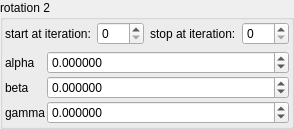
    <widget class="QGroupBox" name="groupBox_2">
     <property name="title">
      <string>rotation 2</string>
     </property>
     <layout class="QVBoxLayout" name="verticalLayout_6">
      <property name="leftMargin">
       <number>2</number>
      </property>
      <property name="topMargin">
       <number>2</number>
      </property>
      <property name="rightMargin">
       <number>2</number>
      </property>
      <property name="bottomMargin">
       <number>2</number>
      </property>
      <item>
       <layout class="QHBoxLayout" name="horizontalLayout_29" stretch="0,1,0,1">
        <item>
         <widget class="QLabel" name="label_114">
          <property name="text">
           <string>start at iteration:</string>
          </property>
         </widget>
        </item>
        <item>
         <widget class="MySpinBox" name="spinboxInt_transf_start_iterations_T">
          <property name="sizePolicy">
           <sizepolicy hsizetype="Minimum" vsizetype="Maximum">
            <horstretch>0</horstretch>
            <verstretch>0</verstretch>
           </sizepolicy>
          </property>
          <property name="minimum">
           <number>0</number>
          </property>
          <property name="maximum">
           <number>999</number>
          </property>
          <property name="value">
           <number>0</number>
          </property>
         </widget>
        </item>
        <item>
         <widget class="QLabel" name="label_82">
          <property name="text">
           <string>stop at iteration:</string>
          </property>
         </widget>
        </item>
        <item>
         <widget class="MySpinBox" name="spinboxInt_transf_stop_iterations_T">
          <property name="sizePolicy">
           <sizepolicy hsizetype="Preferred" vsizetype="Maximum">
            <horstretch>0</horstretch>
            <verstretch>0</verstretch>
           </sizepolicy>
          </property>
          <property name="maximum">
           <number>999</number>
          </property>
         </widget>
        </item>
       </layout>
      </item>
      <item>
       <layout class="QGridLayout" name="gridLayout_45" columnstretch="0,1">
        <property name="spacing">
         <number>2</number>
        </property>
        <item row="0" column="1">
         <widget class="MyDoubleSpinBox" name="spinboxd3_transf_rotation2_x">
          <property name="sizePolicy">
           <sizepolicy hsizetype="Minimum" vsizetype="Maximum">
            <horstretch>0</horstretch>
            <verstretch>0</verstretch>
           </sizepolicy>
          </property>
          <property name="prefix">
           <string/>
          </property>
          <property name="suffix">
           <string/>
          </property>
          <property name="decimals">
           <number>6</number>
          </property>
          <property name="minimum">
           <double>-36000.000000000000000</double>
          </property>
          <property name="maximum">
           <double>36000.000000000000000</double>
          </property>
          <property name="singleStep">
           <double>1.000000000000000</double>
          </property>
         </widget>
        </item>
        <item row="1" column="1">
         <widget class="MyDoubleSpinBox" name="spinboxd3_transf_rotation2_y">
          <property name="sizePolicy">
           <sizepolicy hsizetype="Minimum" vsizetype="Maximum">
            <horstretch>0</horstretch>
            <verstretch>0</verstretch>
           </sizepolicy>
          </property>
          <property name="prefix">
           <string/>
          </property>
          <property name="suffix">
           <string/>
          </property>
          <property name="decimals">
           <number>6</number>
          </property>
          <property name="minimum">
           <double>-36000.000000000000000</double>
          </property>
          <property name="maximum">
           <double>36000.000000000000000</double>
          </property>
          <property name="singleStep">
           <double>1.000000000000000</double>
          </property>
         </widget>
        </item>
        <item row="2" column="1">
         <widget class="MyDoubleSpinBox" name="spinboxd3_transf_rotation2_z">
          <property name="sizePolicy">
           <sizepolicy hsizetype="Minimum" vsizetype="Maximum">
            <horstretch>0</horstretch>
            <verstretch>0</verstretch>
           </sizepolicy>
          </property>
          <property name="prefix">
           <string/>
          </property>
          <property name="suffix">
           <string/>
          </property>
          <property name="decimals">
           <number>6</number>
          </property>
          <property name="minimum">
           <double>-36000.000000000000000</double>
          </property>
          <property name="maximum">
           <double>36000.000000000000000</double>
          </property>
          <property name="singleStep">
           <double>1.000000000000000</double>
          </property>
         </widget>
        </item>
        <item row="0" column="0">
         <widget class="QLabel" name="label_35">
          <property name="text">
           <string notr="true">alpha</string>
          </property>
         </widget>
        </item>
        <item row="1" column="0">
         <widget class="QLabel" name="label_43">
          <property name="text">
           <string notr="true">beta</string>
          </property>
         </widget>
        </item>
        <item row="2" column="0">
         <widget class="QLabel" name="label_39">
          <property name="text">
           <string notr="true">gamma</string>
          </property>
         </widget>
        </item>
       </layout>
      </item>
     </layout>
    </widget>
